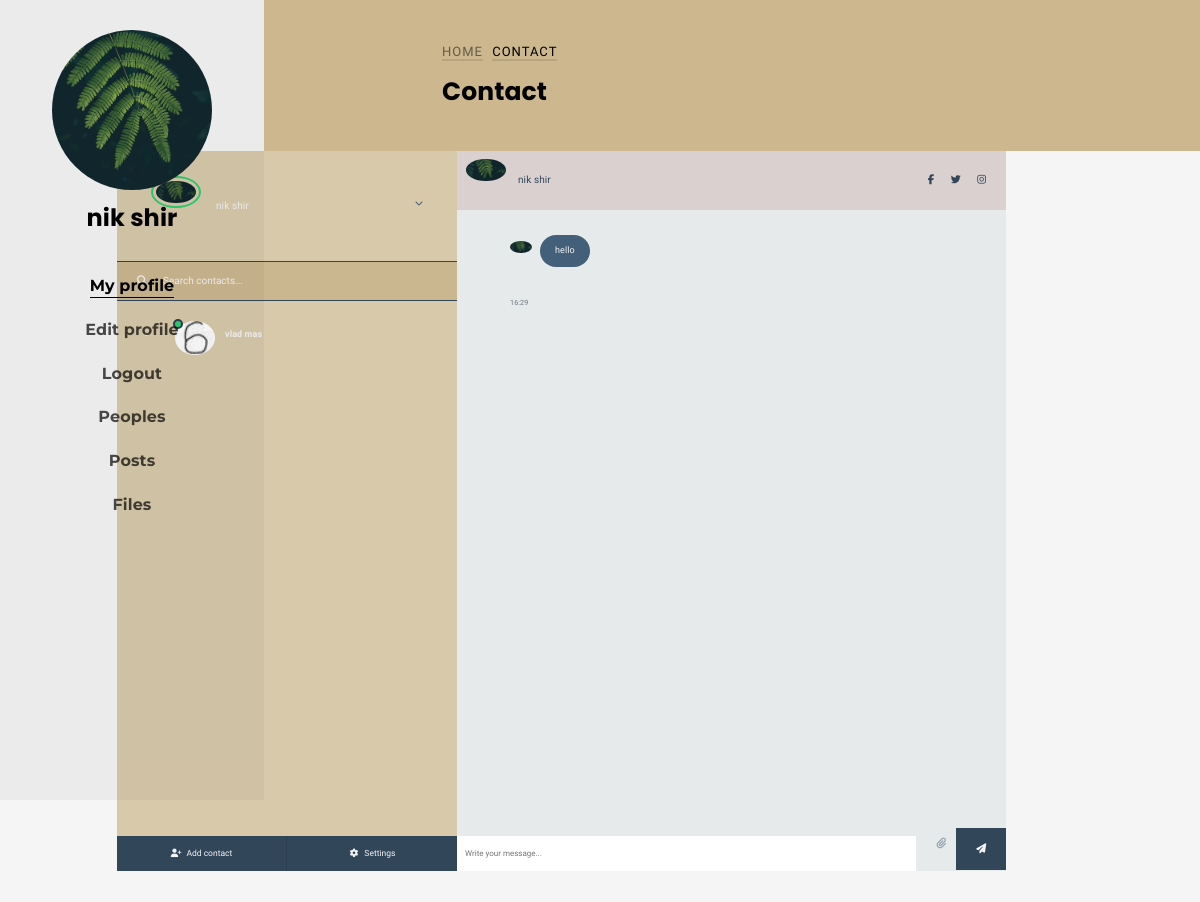
Page /chat/9_8/ (signed in) on the committed database.
### landing/models.py (models this page shows, shortened)
class UserProfile(models.Model):
	user = models.OneToOneField(User, on_delete=models.CASCADE, primary_key=True)
	description = models.TextField(max_length=300, default='', blank=True)
	city = models.CharField(max_length=100, default='', blank=True)
	website = models.URLField(default='',blank=True)
	phone = models.IntegerField(default=0,blank=True)
	sex = models.CharField(max_length=1, default='M')
	posts = models.ForeignKey(Post, blank=True, null= True, default=None, on_delete=models.CASCADE)
	image = models.ImageField(upload_to='profile_image/', null=True, blank=True)

### chat/models.py (models this page shows, shortened)
class Message(models.Model):
    user = models.ForeignKey(User, on_delete=models.CASCADE)
    group_name = models.TextField()
    message = models.TextField()
    created = models.DateTimeField(auto_now_add=True)

### chat/views.py (the view)
# urls.py: re_path(r'^(?P<room_name>[^/]+)/$', views.room, name='room'),
def room(request, room_name):
    fid, sid = room_name.split('_')
    fid, sid = int(fid), int(sid)
    if request.user.id != fid and request.user.id != sid:
        raise Http404('There is no such chat')
    myself = request.user
    companion = User.objects.get(id=sid)
    companions = User.objects.exclude(message__isnull=True).exclude(
        message__user=request.user
    )
    chat_messages = Message.objects.filter(
        group_name=room_name
    ).order_by("created")[:100]
    return render(request, 'my_profile/test.html', {
        'chat_messages': chat_messages,
        'room_name': room_name,
        'myself': myself,
        'companion': companion,
        'companions': companions,
    })

### templates/my_profile/test.html (shortened to what this page needs)
{% extends 'main.html' %}
{% load static %}
{% block content %}
    <aside id="colorlib-aside" role="complementary" class="js-fullheight text-center">
        {% if user.userprofile.image %}
			<h1 id="colorlib-logo"><a href="index.html"><span class="img" style="background-image: url({{ user.userprofile.image.url }});"></span>{{ user.first_name }} {{ user.last_name }}</a></h1>
        {% else %}
            <h1 id="colorlib-logo"><a href="index.html"><span class="img" style="background-image: url({% static 'media/profile_image/anon-user.jpg' %});"></span>{{ user.first_name }} {{ user.last_name }}</a></h1>
        {% endif %}
			<nav id="colorlib-main-menu" role="navigation">
				<ul>
					<li class="colorlib-active"><a href="{% url 'profile' %}">My profile</a></li>
					<li><a href="{% url 'edit_profile_url' pk=user.id %}">Edit profile</a></li>
					<li><a href="{% url 'accounts:logout' %}">Logout</a></li>
					<li><a href="{% url 'peoples' %}">Peoples</a></li>
					<li><a href="{% url 'posts_list_url' %}">Posts</a></li>
                    <li><a href="{% url 'user-files' %}">Files</a></li>
				</ul>
			</nav>
    </aside>
	<div id="colorlib-page">
		<div id="colorlib-main">
			<section class="ftco-section ftco-bread">
				<div class="container">
					<div class="row no-gutters slider-text justify-content-center align-items-center">
	          <div class="col-md-8 ftco-animate">
	            <p class="breadcrumbs"><span class="mr-2"><a href="index.html">Home</a></span> <span>Contact</span></p>
	            <h1 class="bread">Contact</h1>
	          </div>
	        </div>
				</div>
			</section>
	      <div class="container">
	        <div class="row d-flex mb-5 contact-info" style="position: relative;
                                                             right: 147px;">
</head>
<div id="frame">
	<div id="sidepanel" style="background-color: #d8c9ab;">
		<div id="profile">
			<div class="wrap">
                {% if myself.userprofile.image %}
				<img id="profile-img" src="{{myself.userprofile.image.url}}" class="online" alt="" />
                {% else %}
                <img id="profile-img" src="{% static 'media/profile_image/anon-user.jpg' %}" class="online" alt="" />
                {% endif %}
				<p>{{ myself.first_name }} {{ myself.last_name }}</p>
				<i class="fa fa-chevron-down expand-button" aria-hidden="true"></i>
				<div id="expanded">
				</div>
			</div>
		</div>
		<div id="search" style="background-color: #cbb78f;">
			<label for="" style="background-color: #cbb78f"><i class="fa fa-search" aria-hidden="true"></i></label>
			<input style="background-color: #cbb78f;" type="text" placeholder="Search contacts..." />
		</div>
		<div id="contacts">
            {% for user_mess in companions%}
			<ul>
                <li class="contact">
					<div class="wrap">
						<span class="contact-status online"></span>
                        {% if user_mess.userprofile.image %}
                                <img src="{{user_mess.userprofile.image.url}}" alt=""/>
                        {% else %}
                            <p><a href="{% url 'click' pk=user.pk %}">
                                <img src="{% static 'media/profile_image/anon-user.jpg' %}" alt=""/>
                            </a></p>
						{% endif %}
                        <div class="meta">
							<p class="name">{{user_mess.userprofile.user.first_name}} {{user_mess.userprofile.user.last_name}}</p>
						</div>
					</div>
				<li>
			</ul>
            {% endfor %}
		</div>
		<div id="bottom-bar">
			<button id="addcontact"><i class="fa fa-user-plus fa-fw" aria-hidden="true"></i> <span>Add contact</span></button>
			<button id="settings"><i class="fa fa-cog fa-fw" aria-hidden="true"></i> <span>Settings</span></button>
		</div>
	</div>
	<div class="content">
		<div class="contact-profile">
			<img src="{{ companion.userprofile.image.url }}" alt="" />
			<p>{{ companion.userprofile.user.first_name }} {{ companion.userprofile.user.last_name }}</p>
			<div class="social-media">
				<i class="fa fa-facebook" aria-hidden="true"></i>
				<i class="fa fa-twitter" aria-hidden="true"></i>
				 <i class="fa fa-instagram" aria-hidden="true"></i>
			</div>
		</div>
		<div id="all_messages" class="messages" style="position: relative;
                                                    height: -4px;
                                                    width: 661px;
                                                    right: 2px;">
			<ul class="chat">
                {% if user.is_authenticated %}
                {% for message in chat_messages %}
                {% if message.user == user %}
				<li class="sent">
                    {% if myself.userprofile.image %}
					<img src="{{ myself.userprofile.image.url }}" alt="" />
                    {% else %}
                    <img src="{% static 'media/profile_image/anon-user.jpg' %}" alt="" />
                    {% endif %}
					<p>{{ message.message|safe }}</p>
				</li>
                {% else %}
				<li class="replies">
                 <small class="pull-left text-muted">
                     {{message.created|date:"H:i"}}
                        </small>
				</li>
            {% endif %}
            {% endfor %}
            {% endif %}
			</ul>
		</div>
		<div class="message-input">
			<div class="wrap">
			<input id="btn-input" style="position: relative;
                                         bottom: -8px;" type="text" placeholder="Write your message..." />
			<i class="fa fa-paperclip attachment" aria-hidden="true"></i>
			<button class="submit" id="btn-chat">
                <i class="fa fa-paper-plane" aria-hidden="true"></i>
            </button>
			</div>
		</div>
	</div>
</div>
	          <div class="col-md-6 d-flex">
	          </div>
	        </div>
	      </div>
		</div>
	</div>
{% endblock %}

### rows in the picture
Message: userprofile.image (picture), message "hello"
Message: created "16:29"

### other values in the picture
{{ user.first_name }} "nik"
{{ user.last_name }} "shir"
{{ myself.first_name }} "nik"
{{ myself.last_name }} "shir"
{{ user_mess.userprofile.user.first_name }} "vlad"
{{ user_mess.userprofile.user.last_name }} "mas"
{{ companion.userprofile.user.first_name }} "nik"
{{ companion.userprofile.user.last_name }} "shir"
